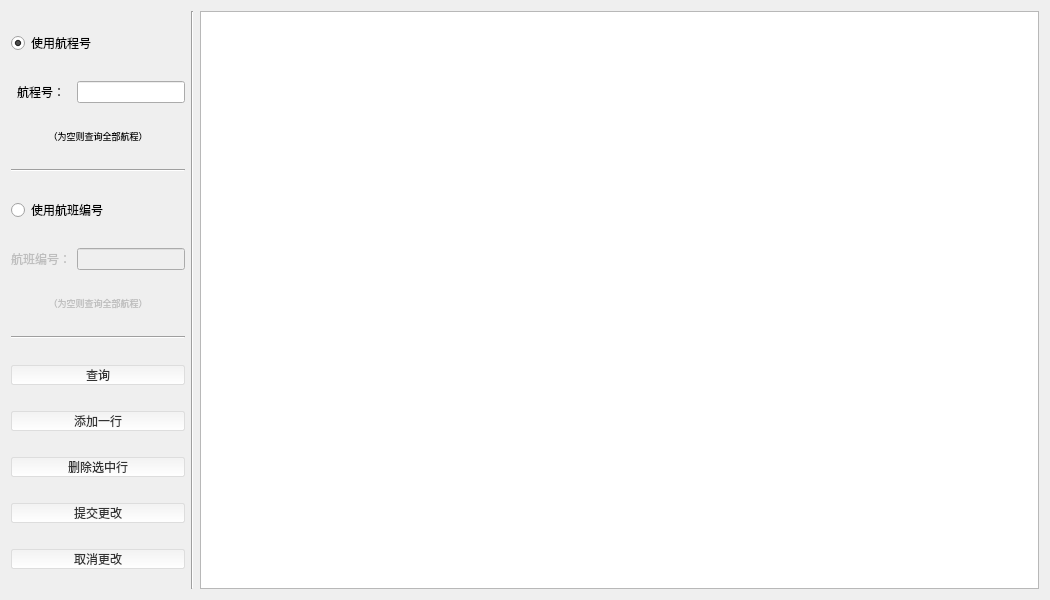
<?xml version="1.0" encoding="UTF-8"?>
<ui version="4.0">
 <class>Dialog</class>
 <widget class="QDialog" name="Dialog">
  <property name="geometry">
   <rect>
    <x>0</x>
    <y>0</y>
    <width>1050</width>
    <height>600</height>
   </rect>
  </property>
  <property name="windowTitle">
   <string>修改航程</string>
  </property>
  <property name="windowIcon">
   <iconset>
    <normaloff>flight.png</normaloff>flight.png</iconset>
  </property>
  <property name="styleSheet">
   <string notr="true">QPushButton {   
font-size:12px;
border-radius:2px;
color:rgba(51,51,51,1);
background:qlineargradient(x1:0, y1:0, x2:0, y2:1, stop:0 rgba(242,242,242,1), stop:1 rgba(255,255,255,1));
border:1px solid rgba(221,221,221,1);
}</string>
  </property>
  <layout class="QHBoxLayout" name="horizontalLayout">
   <item>
    <layout class="QHBoxLayout" name="horizontalLayout_2">
     <item>
      <layout class="QVBoxLayout" name="verticalLayout" stretch="0,0,0,0,0,0,0,0,0,0,0,0,0">
       <property name="sizeConstraint">
        <enum>QLayout::SetMaximumSize</enum>
       </property>
       <item>
        <widget class="QRadioButton" name="radioButton_flight">
         <property name="text">
          <string>使用航程号</string>
         </property>
         <property name="checked">
          <bool>true</bool>
         </property>
        </widget>
       </item>
       <item>
        <layout class="QHBoxLayout" name="horizontalLayout_3">
         <property name="sizeConstraint">
          <enum>QLayout::SetNoConstraint</enum>
         </property>
         <item>
          <widget class="QLabel" name="label_flight_no">
           <property name="sizePolicy">
            <sizepolicy hsizetype="Minimum" vsizetype="Fixed">
             <horstretch>0</horstretch>
             <verstretch>0</verstretch>
            </sizepolicy>
           </property>
           <property name="acceptDrops">
            <bool>false</bool>
           </property>
           <property name="text">
            <string>航程号：</string>
           </property>
           <property name="alignment">
            <set>Qt::AlignCenter</set>
           </property>
          </widget>
         </item>
         <item>
          <widget class="QLineEdit" name="lineEdit_flight_no">
           <property name="sizePolicy">
            <sizepolicy hsizetype="Minimum" vsizetype="Fixed">
             <horstretch>0</horstretch>
             <verstretch>0</verstretch>
            </sizepolicy>
           </property>
          </widget>
         </item>
        </layout>
       </item>
       <item>
        <widget class="QLabel" name="label_empty">
         <property name="sizePolicy">
          <sizepolicy hsizetype="Minimum" vsizetype="Fixed">
           <horstretch>0</horstretch>
           <verstretch>0</verstretch>
          </sizepolicy>
         </property>
         <property name="font">
          <font>
           <pointsize>7</pointsize>
          </font>
         </property>
         <property name="text">
          <string>（为空则查询全部航程）</string>
         </property>
         <property name="textFormat">
          <enum>Qt::PlainText</enum>
         </property>
         <property name="alignment">
          <set>Qt::AlignCenter</set>
         </property>
        </widget>
       </item>
       <item>
        <widget class="Line" name="line_3">
         <property name="orientation">
          <enum>Qt::Horizontal</enum>
         </property>
        </widget>
       </item>
       <item>
        <widget class="QRadioButton" name="radioButton_flight_no">
         <property name="text">
          <string>使用航班编号</string>
         </property>
        </widget>
       </item>
       <item>
        <layout class="QHBoxLayout" name="horizontalLayout_4">
         <item>
          <widget class="QLabel" name="label_flight_no_2">
           <property name="enabled">
            <bool>false</bool>
           </property>
           <property name="text">
            <string>航班编号：</string>
           </property>
          </widget>
         </item>
         <item>
          <widget class="QLineEdit" name="lineEdit_flight_no_2">
           <property name="enabled">
            <bool>false</bool>
           </property>
           <property name="sizePolicy">
            <sizepolicy hsizetype="Minimum" vsizetype="Fixed">
             <horstretch>0</horstretch>
             <verstretch>0</verstretch>
            </sizepolicy>
           </property>
          </widget>
         </item>
        </layout>
       </item>
       <item>
        <widget class="QLabel" name="label">
         <property name="enabled">
          <bool>false</bool>
         </property>
         <property name="sizePolicy">
          <sizepolicy hsizetype="Ignored" vsizetype="Fixed">
           <horstretch>0</horstretch>
           <verstretch>0</verstretch>
          </sizepolicy>
         </property>
         <property name="font">
          <font>
           <pointsize>7</pointsize>
          </font>
         </property>
         <property name="text">
          <string>（为空则查询全部航程）</string>
         </property>
         <property name="alignment">
          <set>Qt::AlignCenter</set>
         </property>
        </widget>
       </item>
       <item>
        <widget class="Line" name="line">
         <property name="orientation">
          <enum>Qt::Horizontal</enum>
         </property>
        </widget>
       </item>
       <item>
        <widget class="QPushButton" name="pushButton_search">
         <property name="sizePolicy">
          <sizepolicy hsizetype="Minimum" vsizetype="Fixed">
           <horstretch>0</horstretch>
           <verstretch>0</verstretch>
          </sizepolicy>
         </property>
         <property name="styleSheet">
          <string notr="true"/>
         </property>
         <property name="text">
          <string>查询</string>
         </property>
        </widget>
       </item>
       <item>
        <widget class="QPushButton" name="pushButton_add">
         <property name="text">
          <string>添加一行</string>
         </property>
        </widget>
       </item>
       <item>
        <widget class="QPushButton" name="pushButton_delete">
         <property name="text">
          <string>删除选中行</string>
         </property>
        </widget>
       </item>
       <item>
        <widget class="QPushButton" name="pushButton_submit">
         <property name="enabled">
          <bool>false</bool>
         </property>
         <property name="text">
          <string>提交更改</string>
         </property>
        </widget>
       </item>
       <item>
        <widget class="QPushButton" name="pushButton_revert">
         <property name="enabled">
          <bool>false</bool>
         </property>
         <property name="text">
          <string>取消更改</string>
         </property>
        </widget>
       </item>
      </layout>
     </item>
     <item>
      <widget class="Line" name="line_2">
       <property name="orientation">
        <enum>Qt::Vertical</enum>
       </property>
      </widget>
     </item>
     <item>
      <widget class="QTableView" name="tableView_search"/>
     </item>
    </layout>
   </item>
  </layout>
 </widget>
 <resources/>
 <connections/>
</ui>
